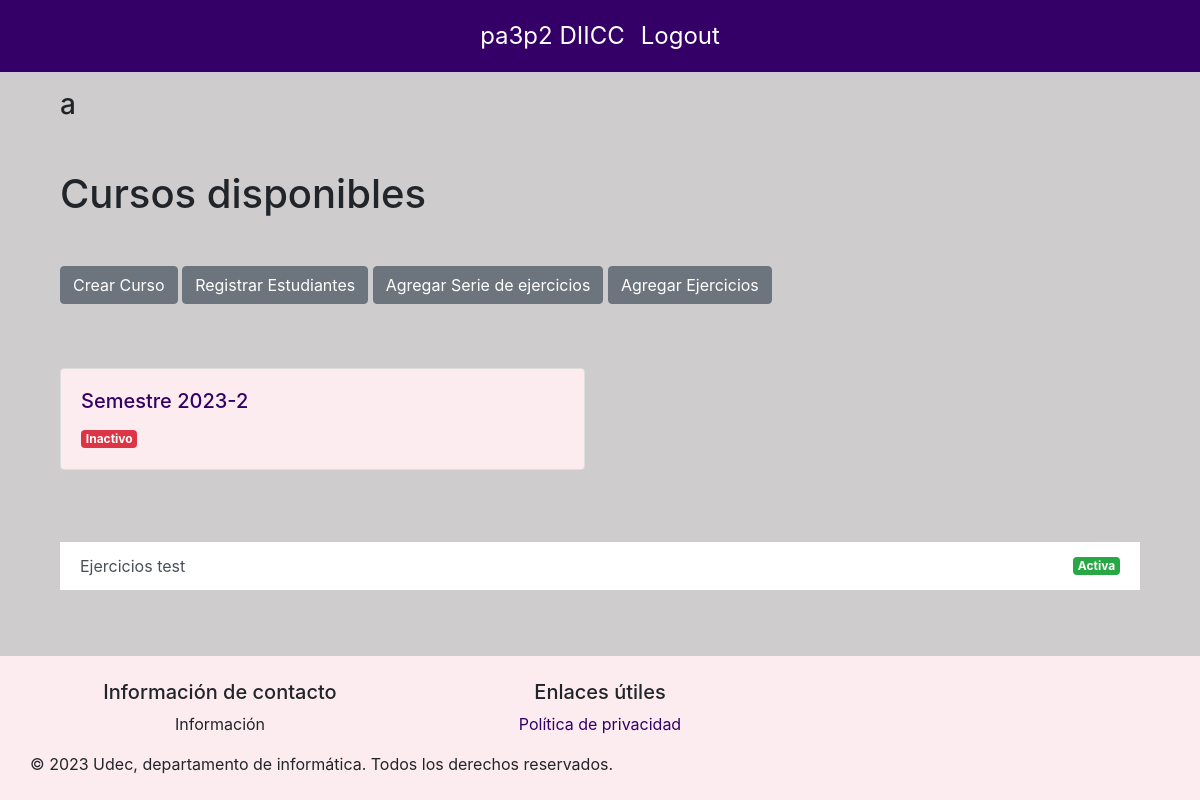
The app's page /dashDocente/1 (signed in), older data.
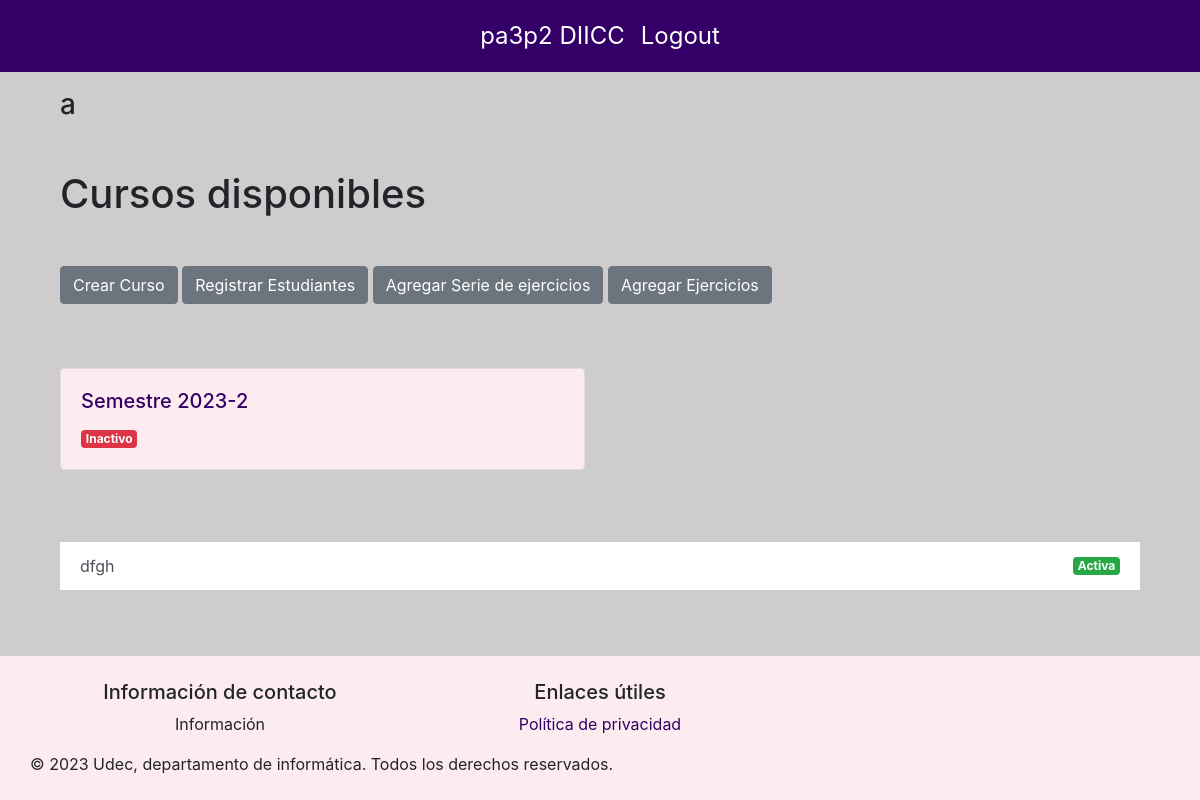
The same page, newer data.
### basedatos/modelos.py (models this page shows, shortened)
class Serie(db.Model):
    id = db.Column(db.Integer, primary_key=True)
    nombre = db.Column(db.String(50), nullable=False, unique=True)
    activa = db.Column(db.Boolean(), nullable=False, default=True)
    ejercicios = db.relationship('Ejercicio', order_by=Ejercicio.id, back_populates='serie')

### main.py (the view, shortened to what this page needs)
@app.route('/dashDocente/<int:supervisor_id>', methods=['GET', 'POST'])
@login_required
def dashDocente(supervisor_id):
    if not verify_supervisor(supervisor_id):
        return redirect(url_for('login'))
    series = Serie.query.all()
    cursos = Curso.query.all()
    ejercicios = Ejercicio.query.all()
    ejercicios_por_serie = {}
    curso_seleccionado_id=None
    grupos = []
    if not cursos:
        flash('No existen cursos, por favor crear un curso', 'danger')
        id_curso_seleccionado=None
    if not series:
        flash('No existen series, por favor crear una serie', 'danger')
    if not ejercicios:
        flash('No existen ejercicios, por favor crear un ejercicio', 'danger')
    if curso_seleccionado_id is None or curso_seleccionado_id == 1:  # Ajusta el 1 al ID del primer curso en tu base de datos
        primer_curso = session.get(1)
        if primer_curso:
            grupos = Grupo.query.filter_by(id_curso=curso_seleccionado_id)
    grupos = []
    if curso_seleccionado_id is not None:
        grupos = Grupo.query.filter_by(curso_id=curso_seleccionado_id).all()
    return render_template('vistaDocente.html', supervisor_id=supervisor_id, cursos=cursos, grupos=grupos, curso_seleccionado_id=curso_seleccionado_id,series=series)

### basedatos/modelos.py (called while the page is built)
    @property
    def is_authenticated(self):
        return True

### main.py (called while the page is built)
@login_manager.user_loader
def load_user(user_id):
    if user_id.startswith("e"):
        user = db.session.get(Estudiante, int(user_id[1:]))
    elif user_id.startswith("s"):
        user = db.session.get(Supervisor, int(user_id[1:]))
    else:
        return None
    return user

def verify_supervisor(supervisor_id):
    if not isinstance(current_user, Supervisor):
        flash('No tienes permiso para acceder a este dashboard. Debes ser un Supervisor.', 'danger')
        return False
    if current_user.id != supervisor_id:
        flash('No tienes permiso para acceder a este dashboard.', 'danger')
        return False
    return True

### templates/vistaDocente.html (shortened to what this page needs)
{% extends 'layout.html' %}
{% block content %}
<div class="container mt-5">
  <h3>a</h3>
</div>
<div class="container mt-5">
  <h1>{% if curso_seleccionado %}{{ curso_seleccionado.nombre }}{% else %}Cursos disponibles{% endif %}</h1>
</div>
<div class="container mt-5">
  <div class="row">
    <div class="col-12 mb-3">
      <a href="{{ url_for('registrarEstudiantes', supervisor_id=supervisor_id) }}" class="btn btn-secondary
      ">Crear Curso</a>
      <a href="{{ url_for('registrarEstudiantes', supervisor_id=supervisor_id) }}" class="btn btn-secondary
      ">Registrar Estudiantes</a>
      <a href="{{ url_for('agregarSerie', supervisor_id=supervisor_id) }}" class="btn btn-secondary
      ">Agregar Serie de ejercicios</a>
      <a href="{{ url_for('agregarEjercicio', supervisor_id=supervisor_id) }}" class="btn btn-secondary
      ">Agregar Ejercicios</a>
    </div>
<div class="container mt-5">
  <div class="row">
    {% for curso in cursos %}
      <div class="col-md-6 mb-4">
        <a href="{{ url_for('detallesCurso', supervisor_id=supervisor_id, curso_id=curso.id) }}" class="card-link text-decoration-none">
          <div class="card bg-custom-purple text-white">
            <div class="card-body">
              <h5 class="card-title text-lg text-custom-champagne">{{ curso.nombre }}</h5>
              <p class="card-text text-custom-champagne">
                <span class="badge {% if curso.activa %}badge-success{% else %}badge-danger{% endif %}">
                  {% if curso.activa %}
                    Activo
                  {% else %}
                    Inactivo
                  {% endif %}
                </span>
              </p>
            </div>
          </div>
        </a>
      </div>
    {% endfor %}
  </div>
</div>
<div class="container mt-5">
  <ul class="list-group list-group-flush">
    {% for serie in series %}
      <a href="{{ url_for('detallesSeries', supervisor_id=supervisor_id, serie_id=serie.id) }}" class="list-group-item list-group-item-action">
        <div class="d-flex flex-column flex-sm-row justify-content-between align-items-center">
          <span>{{ serie.nombre }}</span>
          <span class="badge {% if serie.activa %}badge-success{% else %}badge-danger{% endif %}">
            {% if serie.activa %}
              Activa
            {% else %}
              Inactiva
            {% endif %}
          </span>
        </div>
      </a>
    {% endfor %}
  </ul>
</div>
{% endblock %}

Row changes from the older to the newer data that the page shows:
changed Serie: nombre "Ejercicios test" → "dfgh"
